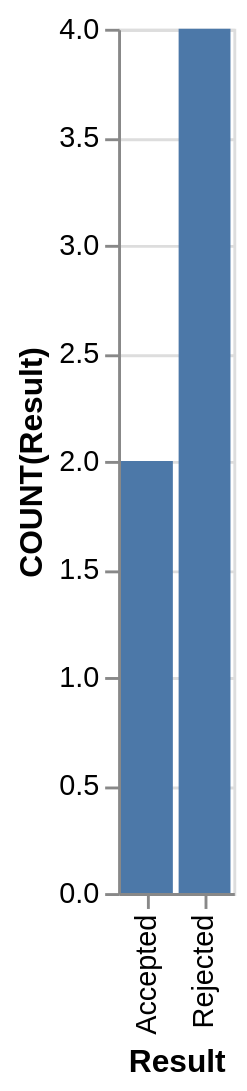

The specification (Vega-Lite) saved for this image:
### Vega-Lite specification from a JSON file in a GitHub repository (floating-point values rounded to 4 significant figures)
{"data": {"values": [{"x_data": "Accepted", "y_data": 2}, {"x_data": "Rejected", "y_data": 4}]}, "mark": "bar", "encoding": {"x": {"field": "x_data", "type": "nominal", "title": "Result", "sort": "ascending"}, "y": {"field": "y_data", "type": "quantitative", "title": "COUNT(Result)"}}}
